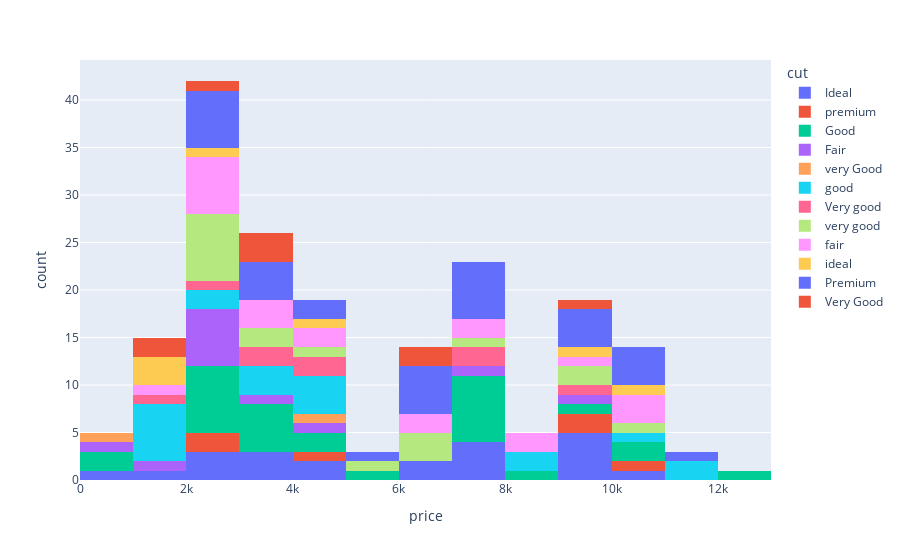

Source (notebook cell):
### Code cell
fig = px.histogram(stones, x='price', color='cut')
fig.show()

### Figure 1 — Plotly figure (JSON) as saved in the notebook; plotly's stock layout.template omitted (floating-point values rounded to 4 significant figures)
{"data": [{"alignmentgroup": "True", "bingroup": "x", "hovertemplate": "cut=Ideal<br>price=%{x}<br>count=%{y}<extra></extra>", "legendgroup": "Ideal", "marker": {"color": "#636efa", "pattern": {"shape": ""}}, "name": "Ideal", "offsetgroup": "Ideal", "orientation": "v", "showlegend": true, "type": "histogram", "x": [3000, 3100, 7500, 6000, 1300, 7700, 2600, 9800, 900, 7900, 9900, 4200, 4300, 3200, 9300, 6900, 2600, 10700, 2500, 9900, 9900, 7100], "xaxis": "x", "yaxis": "y"}, {"alignmentgroup": "True", "bingroup": "x", "hovertemplate": "cut=premium<br>price=%{x}<br>count=%{y}<extra></extra>", "legendgroup": "premium", "marker": {"color": "#EF553B", "pattern": {"shape": ""}}, "name": "premium", "offsetgroup": "premium", "orientation": "v", "showlegend": true, "type": "histogram", "x": [4500, 9200, 10500, 2500, 9300, 2900], "xaxis": "x", "yaxis": "y"}, {"alignmentgroup": "True", "bingroup": "x", "hovertemplate": "cut=Good<br>price=%{x}<br>count=%{y}<extra></extra>", "legendgroup": "Good", "marker": {"color": "#00cc96", "pattern": {"shape": ""}}, "name": "Good", "offsetgroup": "Good", "orientation": "v", "showlegend": true, "type": "histogram", "x": [700, 2200, 800, 2800, 8500, 7300, 9900, 7800, 2400, 3600, 2500, 3100, 5900, 2900, 2600, 3600, 7600, 10400, 2300, 4500, 3300, 7400, 12000, 4400, 7100, 3300, 7900, 7700, 10400], "xaxis": "x", "yaxis": "y"}, {"alignmentgroup": "True", "bingroup": "x", "hovertemplate": "cut=Fair<br>price=%{x}<br>count=%{y}<extra></extra>", "legendgroup": "Fair", "marker": {"color": "#ab63fa", "pattern": {"shape": ""}}, "name": "Fair", "offsetgroup": "Fair", "orientation": "v", "showlegend": true, "type": "histogram", "x": [2400, 2000, 2600, 600, 1700, 2500, 2600, 7100, 9200, 2300, 3100, 4300], "xaxis": "x", "yaxis": "y"}, {"alignmentgroup": "True", "bingroup": "x", "hovertemplate": "cut=very Good<br>price=%{x}<br>count=%{y}<extra></extra>", "legendgroup": "very Good", "marker": {"color": "#FFA15A", "pattern": {"shape": ""}}, "name": "very Good", "offsetgroup": "very Good", "orientation": "v", "showlegend": true, "type": "histogram", "x": [4200, 500], "xaxis": "x", "yaxis": "y"}, {"alignmentgroup": "True", "bingroup": "x", "hovertemplate": "cut=good<br>price=%{x}<br>count=%{y}<extra></extra>", "legendgroup": "good", "marker": {"color": "#19d3f3", "pattern": {"shape": ""}}, "name": "good", "offsetgroup": "good", "orientation": "v", "showlegend": true, "type": "histogram", "x": [1500, 1800, 11000, 1600, 10800, 1700, 4800, 1200, 3800, 11200, 8100, 2100, 4600, 1800, 4000, 3100, 3500, 4700, 8000, 2700], "xaxis": "x", "yaxis": "y"}, {"alignmentgroup": "True", "bingroup": "x", "hovertemplate": "cut=Very good<br>price=%{x}<br>count=%{y}<extra></extra>", "legendgroup": "Very good", "marker": {"color": "#FF6692", "pattern": {"shape": ""}}, "name": "Very good", "offsetgroup": "Very good", "orientation": "v", "showlegend": true, "type": "histogram", "x": [1400, 4400, 9300, 7400, 4100, 3500, 2400, 3400, 7500], "xaxis": "x", "yaxis": "y"}, {"alignmentgroup": "True", "bingroup": "x", "hovertemplate": "cut=very good<br>price=%{x}<br>count=%{y}<extra></extra>", "legendgroup": "very good", "marker": {"color": "#B6E880", "pattern": {"shape": ""}}, "name": "very good", "offsetgroup": "very good", "orientation": "v", "showlegend": true, "type": "histogram", "x": [2300, 2900, 2700, 5000, 2300, 2200, 6700, 3000, 6300, 6400, 2600, 9600, 10300, 3600, 7600, 4200, 9200, 2300], "xaxis": "x", "yaxis": "y"}, {"alignmentgroup": "True", "bingroup": "x", "hovertemplate": "cut=fair<br>price=%{x}<br>count=%{y}<extra></extra>", "legendgroup": "fair", "marker": {"color": "#FF97FF", "pattern": {"shape": ""}}, "name": "fair", "offsetgroup": "fair", "orientation": "v", "showlegend": true, "type": "histogram", "x": [3400, 2200, 2700, 1100, 3300, 7900, 10100, 2100, 2800, 10200, 2400, 4000, 6500, 3200, 8000, 9400, 7900, 10500, 8100, 4900, 2000, 6300], "xaxis": "x", "yaxis": "y"}, {"alignmentgroup": "True", "bingroup": "x", "hovertemplate": "cut=ideal<br>price=%{x}<br>count=%{y}<extra></extra>", "legendgroup": "ideal", "marker": {"color": "#FECB52", "pattern": {"shape": ""}}, "name": "ideal", "offsetgroup": "ideal", "orientation": "v", "showlegend": true, "type": "histogram", "x": [9400, 1500, 1900, 2600, 10300, 1500, 4600], "xaxis": "x", "yaxis": "y"}, {"alignmentgroup": "True", "bingroup": "x", "hovertemplate": "cut=Premium<br>price=%{x}<br>count=%{y}<extra></extra>", "legendgroup": "Premium", "marker": {"color": "#636efa", "pattern": {"shape": ""}}, "name": "Premium", "offsetgroup": "Premium", "orientation": "v", "showlegend": true, "type": "histogram", "x": [5900, 9500, 3700, 9600, 6600, 10200, 6500, 3200, 4100, 3400, 11500, 7300, 7700, 9800, 3000, 7200, 6800, 2200, 7800, 10100, 7700, 7900, 2100, 10100, 4600, 2200, 6900, 6600, 2500, 10100, 2100, 2900, 9800], "xaxis": "x", "yaxis": "y"}, {"alignmentgroup": "True", "bingroup": "x", "hovertemplate": "cut=Very Good<br>price=%{x}<br>count=%{y}<extra></extra>", "legendgroup": "Very Good", "marker": {"color": "#EF553B", "pattern": {"shape": ""}}, "name": "Very Good", "offsetgroup": "Very Good", "orientation": "v", "showlegend": true, "type": "histogram", "x": [1400, 3300, 1400, 2800, 6800, 6500, 9500, 3400, 3100], "xaxis": "x", "yaxis": "y"}], "layout": {"barmode": "relative", "legend": {"title": {"text": "cut"}, "tracegroupgap": 0}, "margin": {"t": 60}, "xaxis": {"anchor": "y", "domain": [0, 1], "title": {"text": "price"}}, "yaxis": {"anchor": "x", "domain": [0, 1], "title": {"text": "count"}}}}
